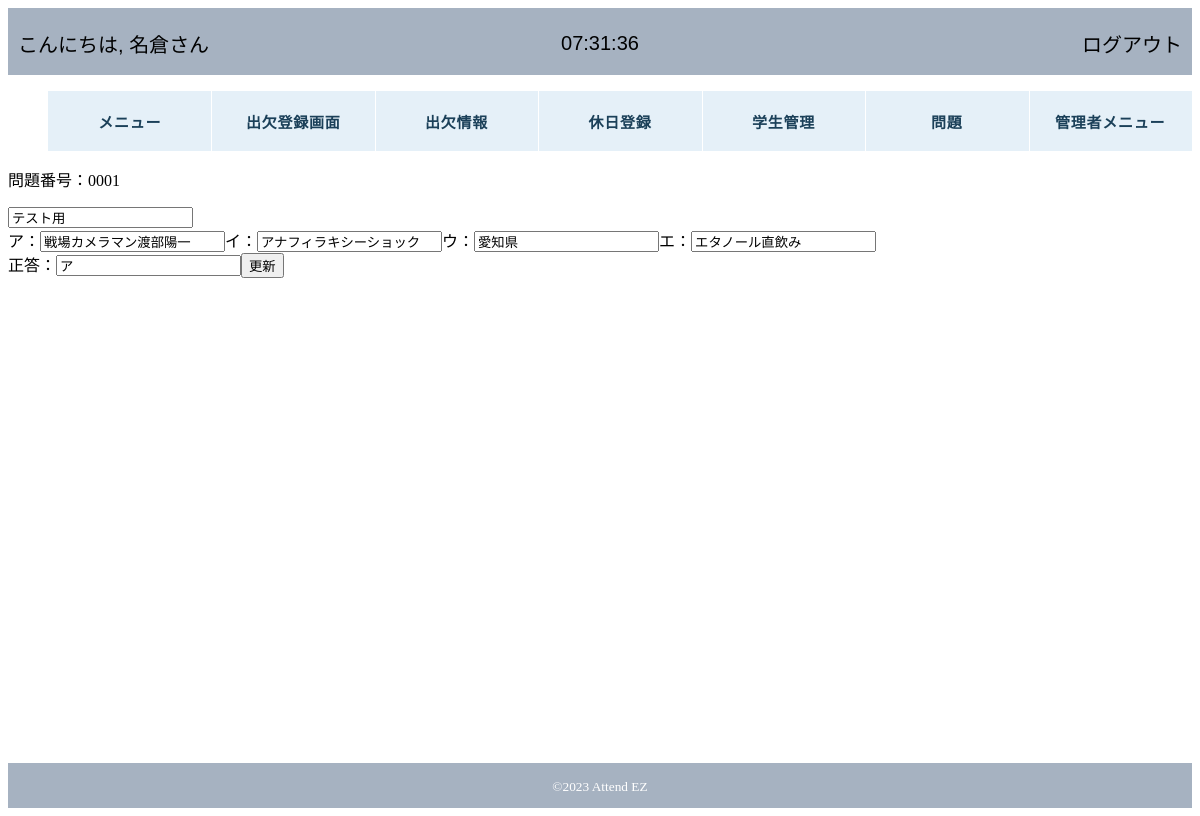
Page /attendez/question_modify.php?id=1 (signed in) on the earlier database version.
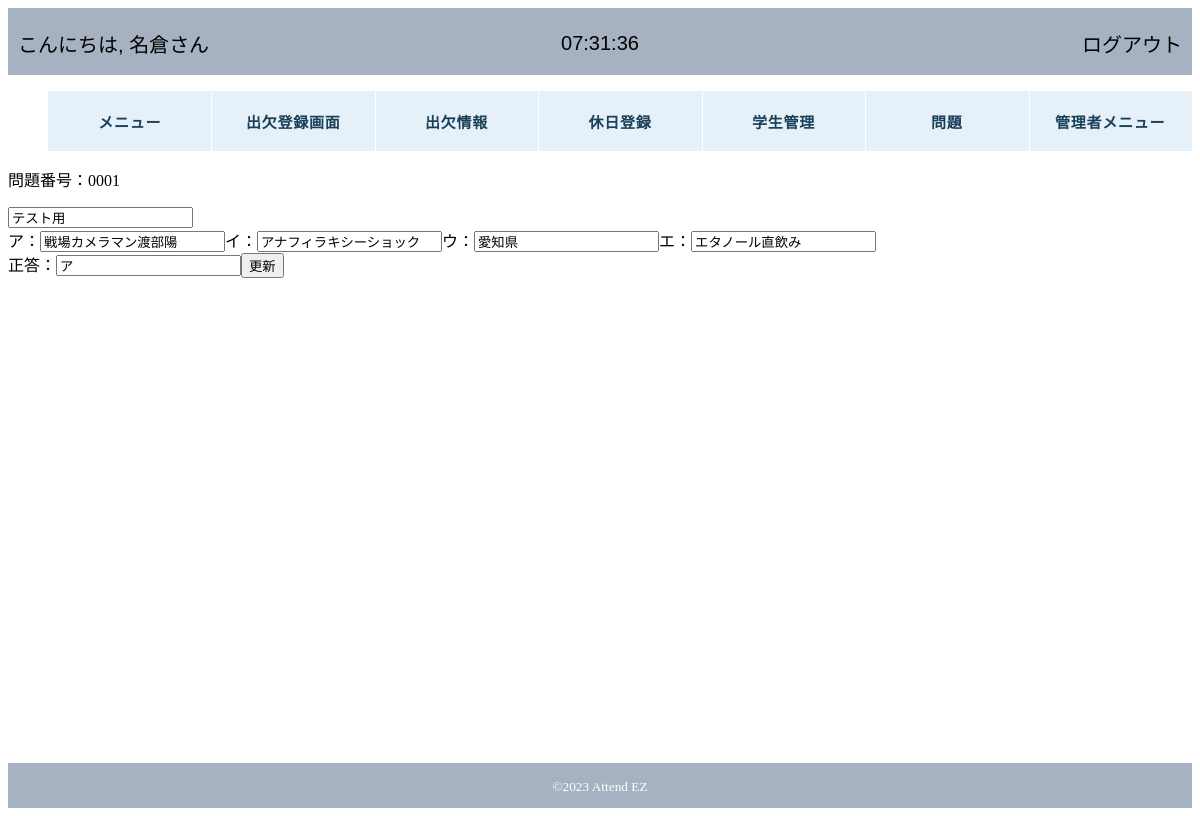
Same page on the later database version.
### tables this page shows
CREATE TABLE IF NOT EXISTS `question` (
  `question_id` int(30) NOT NULL,
  `question` varchar(400) NOT NULL DEFAULT '',
  `question_answer` varchar(400) NOT NULL,
  `answer_1` varchar(400) DEFAULT NULL,
  `answer_2` varchar(400) NOT NULL,
  `answer_3` varchar(400) NOT NULL,
  `answer_4` varchar(400) NOT NULL
);

### attendez/question_modify.php (the view, shortened to what this page needs)
<?php require 'header.php'; ?>
<?php
$pdo=new PDO('mysql:host=localhost;dbname=2023_attendez;charset=utf8', 'root','');
$sql=$pdo->prepare('select * from question where question_id=?');
$sql->execute([$_REQUEST['id']]);
foreach ($sql as $row) {
    $id=$row['question_id'];
    echo '<form action="question_modify_confirm.php" method="post">';
    if ($id < 10) {
        echo '<p>問題番号：000', $id, '</p>';
    } elseif ($id < 100) {
        echo '<p>問題番号：00', $id, '</p>';
    } elseif ($id < 1000) {
        echo '<p>問題番号：0', $id, '</p>';
    } else {
        echo '<p>問題番号：', $id, '</p>';
    }
    echo '<input type="text" name="question" value="', $row['question'], '">';
    echo '<br>';
    echo 'ア：<input type="text" name="ans1" value="', $row['answer_1'], '">';
    echo 'イ：<input type="text" name="ans2" value="', $row['answer_2'], '">';
    echo 'ウ：<input type="text" name="ans3" value="', $row['answer_3'], '">';
    echo 'エ：<input type="text" name="ans4" value="', $row['answer_4'], '">';
    echo '<br>';
    echo '正答：<input type="text" name="answer" value="', $row['question_answer'], '">';
    echo '<input type="submit" value="更新">';
    echo '</form>';
}
?>
<?php require 'footer.php'; ?>

Differences in the rows shown:
changed question "テスト用": ans1 "戦場カメラマン渡部陽一" → "戦場カメラマン渡部陽"
